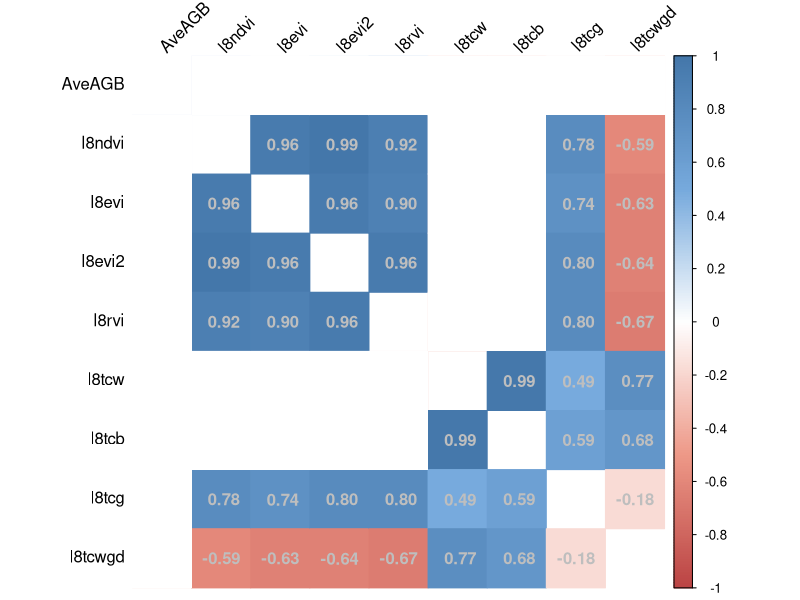
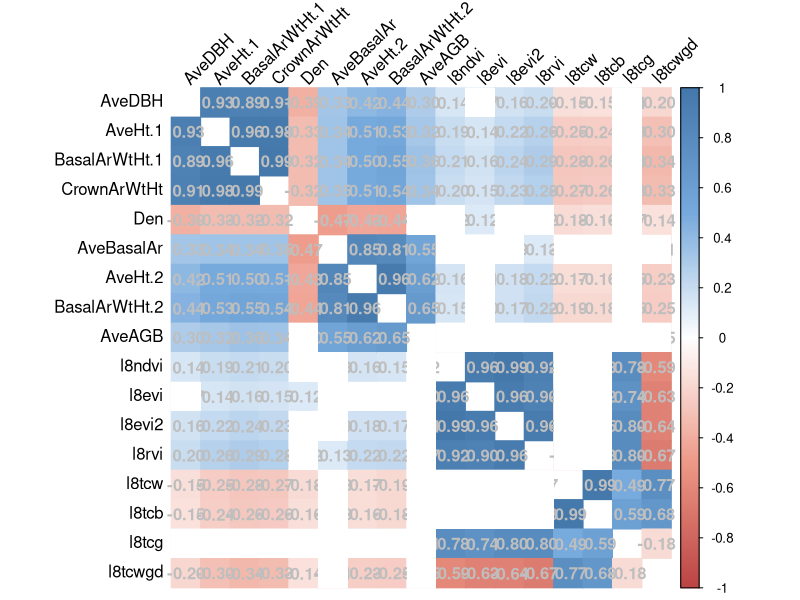
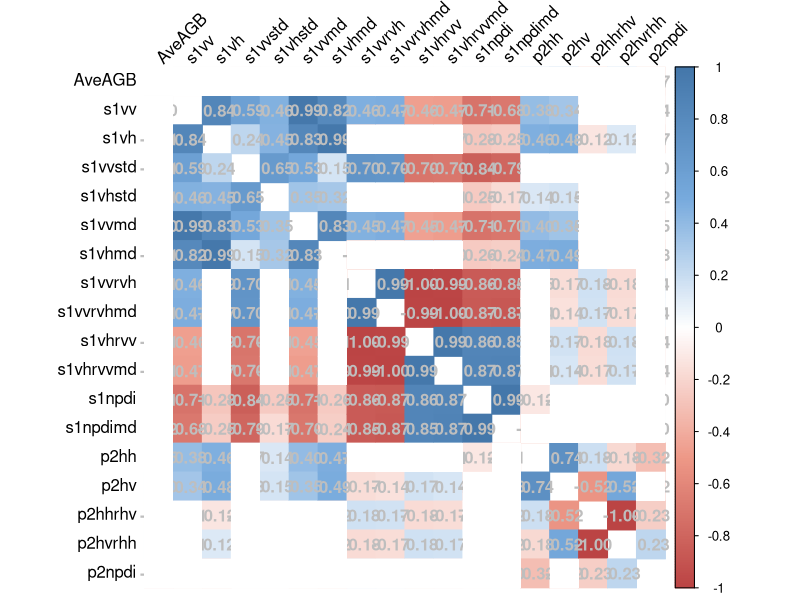
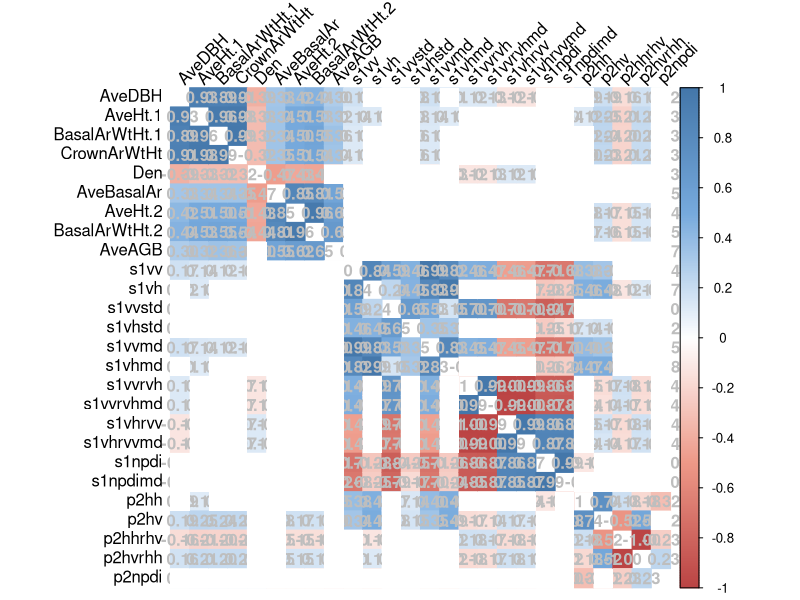

Write R code to recreate these figures, in order.
# plot correlations
#if(!require(corrplot)) { install.packages("corrplot") }
library(corrplot)

# mat : is a matrix of data 
# ... : further arguments to pass to the native R cor.test function ##### 
cor.mtest <- function(mat, conf.level=0.99) {
  mat <- as.matrix(mat)
  n <- ncol(mat)
  p.mat <- lowCI.mat <- uppCI.mat <- matrix(NA, n, n)
  diag(p.mat) <- 0
  diag(lowCI.mat) <- diag(uppCI.mat) <- 1
  for (i in 1:(n - 1)) {
    for (j in (i + 1):n) {
      tmp <- cor.test(mat[,i], mat[,j], conf.level = conf.level)
      p.mat[i, j] <- p.mat[j, i] <- tmp$p.value
      lowCI.mat[i,j] <- lowCI.mat[j,i] <- tmp$conf.int[1]
      uppCI.mat[i,j] <- uppCI.mat[j,i] <- tmp$conf.int[2]      
    }
  }
  colnames(p.mat) <- rownames(p.mat) <- colnames(mat)
  #p.mat
  return(list(p.mat, lowCI.mat, uppCI.mat))
}

do_corrplot <- function(dd){
  cor <- cor(dd, method="pearson", use="complete.obs")
  # matrix of the p-value of the correlation
  res <- cor.mtest(dd,0.99)
  p.mat = res[[1]]
  corrplot(cor, col=col(200),
           type="full", method="color",
           addCoef.col = "grey", # "black" or NULL Add coefficient of correlation
           tl.col="black", tl.srt=45, #Text label color and rotation
           # Combine with significance
           p.mat = p.mat, sig.level = 0.01, insig = "blank", 
           # hide correlation coefficient on the principal diagonal
           diag=FALSE 
  ) 
}

col <- colorRampPalette(c("#BB4444", "#EE9988", "#FFFFFF", "#77AADD", "#4477AA"))
# plot 5:13
# agb 13
# dem 14:16
# s1 17:28
# p2 29:33
# l8 34:130(technical metric -> 120:122 vegetation index -> 123:130)

# agb - l8 index
d<-read.csv(file="./merged_data.csv", head=T)
d <- d[c(13,123:130)] 
d <- as.matrix(d) 
do_corrplot(d) 

# plot - l8 index
d<-read.csv(file="./merged_data.csv", head=T)
d <- d[c(5:13,123:130)] 
d <- as.matrix(d) 
do_corrplot(d) 

# agb - s1 p2
d<-read.csv(file="./merged_data.csv", head=T)
d <- d[c(13,17:33)] 
d <- as.matrix(d) 
do_corrplot(d) 

# plot - s1 p2
d<-read.csv(file="./merged_data.csv", head=T)
d <- d[c(5:13,17:33)] 
d <- as.matrix(d) 
do_corrplot(d) 
 